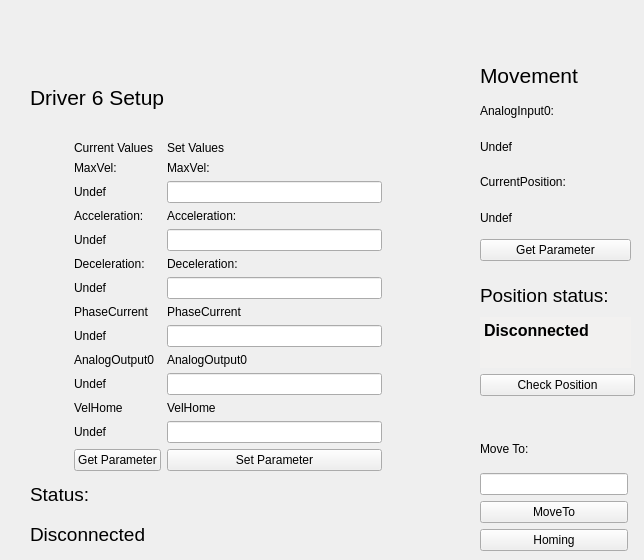
          <widget class="QWidget" name="tab_8">
           <attribute name="title">
            <string>6</string>
           </attribute>
           <attribute name="toolTip">
            <string>Driver 6 Setup and Movimentation</string>
           </attribute>
           <widget class="QWidget" name="layoutWidget_13">
            <property name="geometry">
             <rect>
              <x>480</x>
              <y>430</y>
              <width>148</width>
              <height>121</height>
             </rect>
            </property>
            <layout class="QVBoxLayout" name="verticalLayout_61">
             <item>
              <widget class="QLabel" name="label_231">
               <property name="text">
                <string>Move To:</string>
               </property>
              </widget>
             </item>
             <item>
              <widget class="QLineEdit" name="LineEditMoveToValue_6">
               <property name="toolTip">
                <string>Position to move driver 6</string>
               </property>
              </widget>
             </item>
             <item>
              <widget class="QPushButton" name="MoveTo_6">
               <property name="toolTip">
                <string>Move driver 6 to the position specified above</string>
               </property>
               <property name="text">
                <string>MoveTo</string>
               </property>
              </widget>
             </item>
             <item>
              <widget class="QPushButton" name="Homing_6">
               <property name="toolTip">
                <string>Execute the driver 6 homing procedure</string>
               </property>
               <property name="text">
                <string>Homing</string>
               </property>
              </widget>
             </item>
            </layout>
           </widget>
           <widget class="QWidget" name="layoutWidget_15">
            <property name="geometry">
             <rect>
              <x>480</x>
              <y>60</y>
              <width>151</width>
              <height>201</height>
             </rect>
            </property>
            <layout class="QVBoxLayout" name="verticalLayout_62">
             <item>
              <widget class="QLabel" name="label_234">
               <property name="font">
                <font>
                 <pointsize>16</pointsize>
                </font>
               </property>
               <property name="text">
                <string>Movement</string>
               </property>
              </widget>
             </item>
             <item>
              <widget class="QLabel" name="label_235">
               <property name="text">
                <string>AnalogInput0:</string>
               </property>
              </widget>
             </item>
             <item>
              <widget class="QLabel" name="LabelMovAnalogInput0_6">
               <property name="toolTip">
                <string>Current value of driver 6 AnalogInput(0)</string>
               </property>
               <property name="text">
                <string>Undef</string>
               </property>
              </widget>
             </item>
             <item>
              <widget class="QLabel" name="label_236">
               <property name="text">
                <string>CurrentPosition:</string>
               </property>
              </widget>
             </item>
             <item>
              <widget class="QLabel" name="LabelMovCurrentPosition_6">
               <property name="toolTip">
                <string>Current value of driver 6 CurrentPosition</string>
               </property>
               <property name="text">
                <string>Undef</string>
               </property>
              </widget>
             </item>
             <item>
              <widget class="QPushButton" name="GetParameterMov_6">
               <property name="toolTip">
                <string>Get position parameters of driver 6</string>
               </property>
               <property name="text">
                <string>Get Parameter</string>
               </property>
              </widget>
             </item>
            </layout>
           </widget>
           <widget class="QWidget" name="layoutWidget_14">
            <property name="geometry">
             <rect>
              <x>30</x>
              <y>60</y>
              <width>352</width>
              <height>491</height>
             </rect>
            </property>
            <layout class="QGridLayout" name="gridLayout_39">
             <item row="0" column="0" colspan="3">
              <widget class="QLabel" name="label_98">
               <property name="font">
                <font>
                 <pointsize>16</pointsize>
                </font>
               </property>
               <property name="text">
                <string>Driver 6 Setup</string>
               </property>
              </widget>
             </item>
             <item row="1" column="0">
              <layout class="QVBoxLayout" name="verticalLayout_14">
               <item>
                <widget class="QLabel" name="Images_6">
                 <property name="minimumSize">
                  <size>
                   <width>0</width>
                   <height>100</height>
                  </size>
                 </property>
                 <property name="maximumSize">
                  <size>
                   <width>200</width>
                   <height>150</height>
                  </size>
                 </property>
                 <property name="text">
                  <string/>
                 </property>
                 <property name="pixmap">
                  <pixmap resource="file.qrc">:/Driver.jpg</pixmap>
                 </property>
                 <property name="scaledContents">
                  <bool>true</bool>
                 </property>
                </widget>
               </item>
               <item>
                <widget class="QLabel" name="label_99">
                 <property name="text">
                  <string/>
                 </property>
                </widget>
               </item>
              </layout>
             </item>
             <item row="1" column="1">
              <widget class="QLabel" name="label_356">
               <property name="minimumSize">
                <size>
                 <width>25</width>
                 <height>0</height>
                </size>
               </property>
               <property name="text">
                <string/>
               </property>
              </widget>
             </item>
             <item row="1" column="2">
              <layout class="QGridLayout" name="gridLayout_17">
               <item row="0" column="0">
                <widget class="QLabel" name="label_100">
                 <property name="text">
                  <string>Current Values</string>
                 </property>
                </widget>
               </item>
               <item row="0" column="1">
                <widget class="QLabel" name="label_101">
                 <property name="text">
                  <string>Set Values</string>
                 </property>
                </widget>
               </item>
               <item row="1" column="0">
                <widget class="QLabel" name="label_102">
                 <property name="text">
                  <string>MaxVel:</string>
                 </property>
                </widget>
               </item>
               <item row="1" column="1">
                <widget class="QLabel" name="label_103">
                 <property name="text">
                  <string>MaxVel:</string>
                 </property>
                </widget>
               </item>
               <item row="2" column="0">
                <widget class="QLabel" name="LabelMaxVelSetup_6">
                 <property name="toolTip">
                  <string>Current value of driver 6 MaxVel</string>
                 </property>
                 <property name="text">
                  <string>Undef</string>
                 </property>
                </widget>
               </item>
               <item row="2" column="1">
                <widget class="QLineEdit" name="LineEditMaxVelSetup_6">
                 <property name="toolTip">
                  <string>&lt;html&gt;&lt;head/&gt;&lt;body&gt;&lt;p&gt;MaxVel of driver 6 to set&lt;/p&gt;&lt;/body&gt;&lt;/html&gt;</string>
                 </property>
                </widget>
               </item>
               <item row="3" column="0">
                <widget class="QLabel" name="label_104">
                 <property name="text">
                  <string>Acceleration:</string>
                 </property>
                </widget>
               </item>
               <item row="3" column="1">
                <widget class="QLabel" name="label_105">
                 <property name="text">
                  <string>Acceleration:</string>
                 </property>
                </widget>
               </item>
               <item row="4" column="0">
                <widget class="QLabel" name="LabelAccelerationSetup_6">
                 <property name="toolTip">
                  <string>Current value of driver 6 Acceleration</string>
                 </property>
                 <property name="text">
                  <string>Undef</string>
                 </property>
                </widget>
               </item>
               <item row="4" column="1">
                <widget class="QLineEdit" name="LineEditAccelerationSetup_6">
                 <property name="toolTip">
                  <string>&lt;html&gt;&lt;head/&gt;&lt;body&gt;&lt;p&gt;Acceleration of driver 6 to set&lt;/p&gt;&lt;/body&gt;&lt;/html&gt;</string>
                 </property>
                </widget>
               </item>
               <item row="5" column="0">
                <widget class="QLabel" name="label_106">
                 <property name="text">
                  <string>Deceleration:</string>
                 </property>
                </widget>
               </item>
               <item row="5" column="1">
                <widget class="QLabel" name="label_107">
                 <property name="text">
                  <string>Deceleration:</string>
                 </property>
                </widget>
               </item>
               <item row="6" column="0">
                <widget class="QLabel" name="LabelDecelerationSetup_6">
                 <property name="toolTip">
                  <string>Current value of driver 6 Deceleration</string>
                 </property>
                 <property name="text">
                  <string>Undef</string>
                 </property>
                </widget>
               </item>
               <item row="6" column="1">
                <widget class="QLineEdit" name="LineEditDecelerationSetup_6">
                 <property name="toolTip">
                  <string>&lt;html&gt;&lt;head/&gt;&lt;body&gt;&lt;p&gt;Deceleration of driver 6 to set&lt;/p&gt;&lt;/body&gt;&lt;/html&gt;</string>
                 </property>
                </widget>
               </item>
               <item row="7" column="0">
                <widget class="QLabel" name="label_108">
                 <property name="text">
                  <string>PhaseCurrent</string>
                 </property>
                </widget>
               </item>
               <item row="7" column="1">
                <widget class="QLabel" name="label_109">
                 <property name="text">
                  <string>PhaseCurrent</string>
                 </property>
                </widget>
               </item>
               <item row="8" column="0">
                <widget class="QLabel" name="LabelPhaseCurrentSetup_6">
                 <property name="toolTip">
                  <string>Current value of driver 6 PhaseCurrent</string>
                 </property>
                 <property name="text">
                  <string>Undef</string>
                 </property>
                </widget>
               </item>
               <item row="8" column="1">
                <widget class="QLineEdit" name="LineEditPhaseCurrentSetup_6">
                 <property name="toolTip">
                  <string>&lt;html&gt;&lt;head/&gt;&lt;body&gt;&lt;p&gt; PhaseCurrent of driver 6 to set&lt;/p&gt;&lt;/body&gt;&lt;/html&gt;</string>
                 </property>
                </widget>
               </item>
               <item row="9" column="0">
                <widget class="QLabel" name="label_110">
                 <property name="text">
                  <string>AnalogOutput0</string>
                 </property>
                </widget>
               </item>
               <item row="9" column="1">
                <widget class="QLabel" name="label_111">
                 <property name="text">
                  <string>AnalogOutput0</string>
                 </property>
                </widget>
               </item>
               <item row="10" column="0">
                <widget class="QLabel" name="LabelAnalogOutputSetup_6">
                 <property name="toolTip">
                  <string>Current value of driver 6 AnalogOutput(0)</string>
                 </property>
                 <property name="text">
                  <string>Undef</string>
                 </property>
                </widget>
               </item>
               <item row="10" column="1">
                <widget class="QLineEdit" name="LineEditAnalogOutputSetup_6">
                 <property name="toolTip">
                  <string>&lt;html&gt;&lt;head/&gt;&lt;body&gt;&lt;p&gt; AnalogOutput(0) of driver 6 to set&lt;/p&gt;&lt;/body&gt;&lt;/html&gt;</string>
                 </property>
                </widget>
               </item>
               <item row="11" column="0">
                <widget class="QLabel" name="label_357">
                 <property name="text">
                  <string>VelHome</string>
                 </property>
                </widget>
               </item>
               <item row="11" column="1">
                <widget class="QLabel" name="label_358">
                 <property name="text">
                  <string>VelHome</string>
                 </property>
                </widget>
               </item>
               <item row="12" column="0">
                <widget class="QLabel" name="LabelVelHomeSetup_6">
                 <property name="toolTip">
                  <string>Current value of driver 6 VelHome</string>
                 </property>
                 <property name="text">
                  <string>Undef</string>
                 </property>
                </widget>
               </item>
               <item row="12" column="1">
                <widget class="QLineEdit" name="LineEditVelHomeSetup_6">
                 <property name="toolTip">
                  <string>&lt;html&gt;&lt;head/&gt;&lt;body&gt;&lt;p&gt; VelHome of driver 6 to set&lt;/p&gt;&lt;/body&gt;&lt;/html&gt;</string>
                 </property>
                </widget>
               </item>
               <item row="13" column="0">
                <widget class="QPushButton" name="GetParameterDriver_6">
                 <property name="toolTip">
                  <string>&lt;html&gt;&lt;head/&gt;&lt;body&gt;&lt;p&gt;Get the current parameter of the driver 6&lt;/p&gt;&lt;/body&gt;&lt;/html&gt;</string>
                 </property>
                 <property name="text">
                  <string>Get Parameter</string>
                 </property>
                </widget>
               </item>
               <item row="13" column="1">
                <widget class="QPushButton" name="SetParameterDriver_6">
                 <property name="toolTip">
                  <string>&lt;html&gt;&lt;head/&gt;&lt;body&gt;&lt;p&gt;Set parameter of driver 6. Nota bene: in order to accomplished the command you have to set all the fields above.&lt;/p&gt;&lt;/body&gt;&lt;/html&gt;</string>
                 </property>
                 <property name="text">
                  <string>Set Parameter</string>
                 </property>
                </widget>
               </item>
              </layout>
             </item>
             <item row="2" column="0" colspan="3">
              <layout class="QVBoxLayout" name="verticalLayout_15">
               <item>
                <widget class="QLabel" name="label_112">
                 <property name="font">
                  <font>
                   <pointsize>14</pointsize>
                  </font>
                 </property>
                 <property name="text">
                  <string>Status:</string>
                 </property>
                </widget>
               </item>
               <item>
                <widget class="QLabel" name="LabelStatusDriver6">
                 <property name="font">
                  <font>
                   <pointsize>14</pointsize>
                  </font>
                 </property>
                 <property name="toolTip">
                  <string>Driver 6 Status</string>
                 </property>
                 <property name="text">
                  <string>Disconnected</string>
                 </property>
                </widget>
               </item>
              </layout>
             </item>
            </layout>
           </widget>
           <widget class="QWidget" name="layoutWidget_46">
            <property name="geometry">
             <rect>
              <x>480</x>
              <y>280</y>
              <width>155</width>
              <height>116</height>
             </rect>
            </property>
            <layout class="QVBoxLayout" name="verticalLayout_83">
             <item>
              <layout class="QVBoxLayout" name="verticalLayout_39">
               <item>
                <widget class="QLabel" name="label_310">
                 <property name="font">
                  <font>
                   <pointsize>14</pointsize>
                  </font>
                 </property>
                 <property name="text">
                  <string>Position status:</string>
                 </property>
                </widget>
               </item>
               <item>
                <widget class="QTextEdit" name="LabelPositionStatus_6">
                 <property name="maximumSize">
                  <size>
                   <width>151</width>
                   <height>51</height>
                  </size>
                 </property>
                 <property name="palette">
                  <palette>
                   <active>
                    <colorrole role="Base">
                     <brush brushstyle="SolidPattern">
                      <color alpha="255">
                       <red>242</red>
                       <green>241</green>
                       <blue>240</blue>
                      </color>
                     </brush>
                    </colorrole>
                   </active>
                   <inactive>
                    <colorrole role="Base">
                     <brush brushstyle="SolidPattern">
                      <color alpha="255">
                       <red>242</red>
                       <green>241</green>
                       <blue>240</blue>
                      </color>
                     </brush>
                    </colorrole>
                   </inactive>
                   <disabled>
                    <colorrole role="Base">
                     <brush brushstyle="SolidPattern">
                      <color alpha="255">
                       <red>255</red>
                       <green>255</green>
                       <blue>255</blue>
                      </color>
                     </brush>
                    </colorrole>
                   </disabled>
                  </palette>
                 </property>
                 <property name="font">
                  <font>
                   <pointsize>12</pointsize>
                   <weight>75</weight>
                   <bold>true</bold>
                  </font>
                 </property>
                 <property name="toolTip">
                  <string>&lt;html&gt;&lt;head/&gt;&lt;body&gt;&lt;p&gt;&lt;span style=&quot; font-size:11pt; font-weight:400;&quot;&gt;Here is printed the correspondence between the estimated position and the CurrentPosition of the driver 6.&lt;/span&gt;&lt;/p&gt;&lt;/body&gt;&lt;/html&gt;</string>
                 </property>
                 <property name="frameShape">
                  <enum>QFrame::NoFrame</enum>
                 </property>
                 <property name="html">
                  <string>&lt;!DOCTYPE HTML PUBLIC &quot;-//W3C//DTD HTML 4.0//EN&quot; &quot;http://www.w3.org/TR/REC-html40/strict.dtd&quot;&gt;
&lt;html&gt;&lt;head&gt;&lt;meta name=&quot;qrichtext&quot; content=&quot;1&quot; /&gt;&lt;style type=&quot;text/css&quot;&gt;
p, li { white-space: pre-wrap; }
&lt;/style&gt;&lt;/head&gt;&lt;body style=&quot; font-family:'Ubuntu'; font-size:12pt; font-weight:600; font-style:normal;&quot;&gt;
&lt;p style=&quot; margin-top:0px; margin-bottom:0px; margin-left:0px; margin-right:0px; -qt-block-indent:0; text-indent:0px;&quot;&gt;Disconnected&lt;/p&gt;&lt;/body&gt;&lt;/html&gt;</string>
                 </property>
                 <property name="textInteractionFlags">
                  <set>Qt::TextSelectableByMouse</set>
                 </property>
                </widget>
               </item>
              </layout>
             </item>
             <item>
              <widget class="QPushButton" name="CheckPositionButton_6">
               <property name="toolTip">
                <string>&lt;html&gt;&lt;head/&gt;&lt;body&gt;&lt;p&gt;Verify the correspondence between the estimated position and the current position of the driver 6.&lt;/p&gt;&lt;/body&gt;&lt;/html&gt;</string>
               </property>
               <property name="text">
                <string>Check Position</string>
               </property>
              </widget>
             </item>
            </layout>
           </widget>
          </widget>
